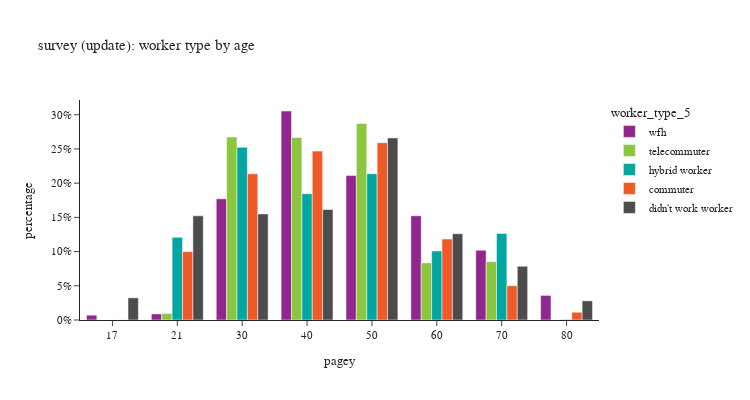

Notebook cell for this chart:
### Code cell
for sc in survey_person_day['source'].unique():

    df = survey_person_day[survey_person_day['source']==sc]

    df_worker_count = df[(df['worker_type_5'].isin(workers)) & (df['pagey']>0)].\
        groupby(['worker_type_5','pagey'])['pdexpfac'].agg(sample_count='size', pdexpfac='sum').reset_index()
    # df_worker_count['percent'] = df_worker_count['pdexpfac'] / sum(df_worker_count['pdexpfac'])
    df_worker_count['percentage'] = df_worker_count.groupby('worker_type_5', group_keys=False)['pdexpfac']. \
        apply(lambda x: x / float(x.sum()))
    df_worker_count['pagey'] = df_worker_count['pagey'].astype(str)

    fig = px.bar(df_worker_count,
                x="pagey", y="percentage", barmode="group",
                color='worker_type_5',
                category_orders={'worker_type_5': workers},
                hover_data=['pdexpfac','sample_count'],
                title=f"{sc}: worker type by age")
    fig.update_layout(height=400, width=750)
    fig.for_each_yaxis(lambda a: a.update(dict(tickformat=".0%")))
    fig.show()

### Figure 1 — Plotly figure (JSON) as saved in the notebook; plotly's stock layout.template omitted (floating-point values rounded to 4 significant figures)
{"data": [{"alignmentgroup": "True", "customdata": [[1607.0, 1.0], [2022.0, 17.0], [40260.0, 223.0], [69460.0, 223.0], [48000.0, 129.0], [34660.0, 112.0], [23190.0, 46.0], [8175.0, 16.0]], "hovertemplate": "worker_type_5=wfh<br>pagey=%{x}<br>percentage=%{y}<br>pdexpfac=%{customdata[0]}<br>sample_count=%{customdata[1]}<extra></extra>", "legendgroup": "wfh", "marker": {"color": "#91268F", "pattern": {"shape": ""}}, "name": "wfh", "offsetgroup": "wfh", "orientation": "v", "showlegend": true, "textposition": "auto", "type": "bar", "x": ["17", "21", "30", "40", "50", "60", "70", "80"], "xaxis": "x", "y": [0.007068, 0.008892, 0.1771, 0.3055, 0.2111, 0.1525, 0.102, 0.03596], "yaxis": "y"}, {"alignmentgroup": "True", "customdata": [[1641.0, 22.0], [45620.0, 203.0], [45480.0, 169.0], [48970.0, 100.0], [14230.0, 63.0], [14530.0, 19.0], [34.16, 1.0]], "hovertemplate": "worker_type_5=telecommuter<br>pagey=%{x}<br>percentage=%{y}<br>pdexpfac=%{customdata[0]}<br>sample_count=%{customdata[1]}<extra></extra>", "legendgroup": "telecommuter", "marker": {"color": "#8CC63E", "pattern": {"shape": ""}}, "name": "telecommuter", "offsetgroup": "telecommuter", "orientation": "v", "showlegend": true, "textposition": "auto", "type": "bar", "x": ["21", "30", "40", "50", "60", "70", "80"], "xaxis": "x", "y": [0.009624, 0.2675, 0.2667, 0.2872, 0.08348, 0.08524, 0.0002003], "yaxis": "y"}, {"alignmentgroup": "True", "customdata": [[24580.0, 24.0], [51300.0, 143.0], [37530.0, 100.0], [43490.0, 79.0], [20530.0, 58.0], [25720.0, 20.0], [161.5, 2.0]], "hovertemplate": "worker_type_5=hybrid worker<br>pagey=%{x}<br>percentage=%{y}<br>pdexpfac=%{customdata[0]}<br>sample_count=%{customdata[1]}<extra></extra>", "legendgroup": "hybrid worker", "marker": {"color": "#00A7A0", "pattern": {"shape": ""}}, "name": "hybrid worker", "offsetgroup": "hybrid worker", "orientation": "v", "showlegend": true, "textposition": "auto", "type": "bar", "x": ["21", "30", "40", "50", "60", "70", "80"], "xaxis": "x", "y": [0.1209, 0.2523, 0.1846, 0.2139, 0.101, 0.1265, 0.0007942], "yaxis": "y"}, {"alignmentgroup": "True", "customdata": [[126.1, 1.0], [79350.0, 97.0], [169700.0, 439.0], [196000.0, 299.0], [205800.0, 237.0], [94010.0, 186.0], [39830.0, 51.0], [9020.0, 8.0]], "hovertemplate": "worker_type_5=commuter<br>pagey=%{x}<br>percentage=%{y}<br>pdexpfac=%{customdata[0]}<br>sample_count=%{customdata[1]}<extra></extra>", "legendgroup": "commuter", "marker": {"color": "#F05A28", "pattern": {"shape": ""}}, "name": "commuter", "offsetgroup": "commuter", "orientation": "v", "showlegend": true, "textposition": "auto", "type": "bar", "x": ["17", "21", "30", "40", "50", "60", "70", "80"], "xaxis": "x", "y": [0.0001588, 0.09996, 0.2138, 0.2469, 0.2592, 0.1184, 0.05018, 0.01136], "yaxis": "y"}, {"alignmentgroup": "True", "customdata": [[10220.0, 16.0], [47980.0, 59.0], [48850.0, 128.0], [50860.0, 97.0], [83870.0, 75.0], [39730.0, 63.0], [24750.0, 27.0], [8825.0, 11.0]], "hovertemplate": "worker_type_5=didn't work worker<br>pagey=%{x}<br>percentage=%{y}<br>pdexpfac=%{customdata[0]}<br>sample_count=%{customdata[1]}<extra></extra>", "legendgroup": "didn't work worker", "marker": {"color": "#4C4C4C", "pattern": {"shape": ""}}, "name": "didn't work worker", "offsetgroup": "didn't work worker", "orientation": "v", "showlegend": true, "textposition": "auto", "type": "bar", "x": ["17", "21", "30", "40", "50", "60", "70", "80"], "xaxis": "x", "y": [0.03244, 0.1523, 0.155, 0.1614, 0.2662, 0.1261, 0.07856, 0.02801], "yaxis": "y"}], "layout": {"barmode": "group", "height": 400, "legend": {"title": {"text": "worker_type_5"}, "tracegroupgap": 0}, "title": {"text": "survey (update): worker type by age"}, "width": 750, "xaxis": {"anchor": "y", "domain": [0.0, 1.0], "title": {"text": "pagey"}}, "yaxis": {"anchor": "x", "domain": [0.0, 1.0], "tickformat": ".0%", "title": {"text": "percentage"}}}}
